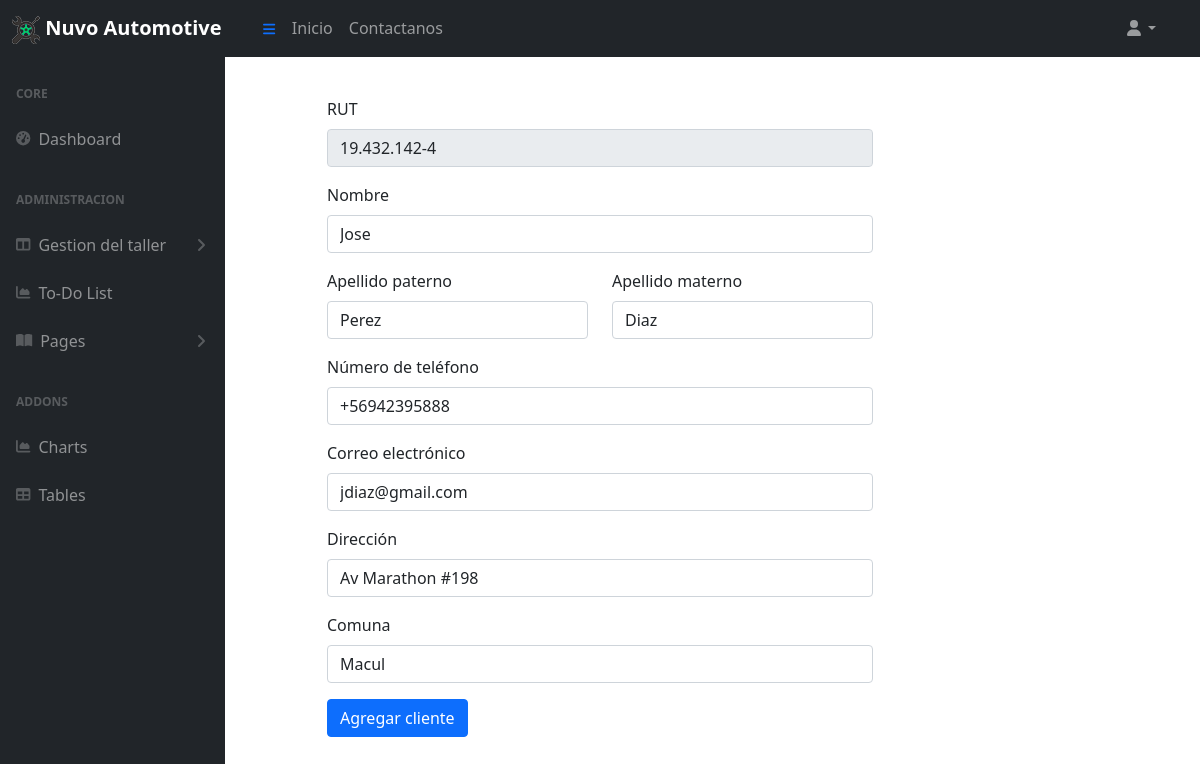
/admin/EditClient?rut=19.432.142-4 (signed in), run on the app's committed database.
### tables this page shows
CREATE TABLE `client` (
  `RUT` varchar(255) NOT NULL,
  `FIRSTNAME` varchar(255) DEFAULT NULL,
  `LASTNAME` varchar(255) DEFAULT NULL,
  `SECOND_LASTNAME` varchar(255) DEFAULT NULL,
  `PHONE` varchar(255) DEFAULT NULL,
  `EMAIL` varchar(255) DEFAULT NULL,
  `ADDRESS` varchar(255) NOT NULL,
  `COMMUNE` varchar(255) NOT NULL,
  `CREATED_AT` timestamp NOT NULL DEFAULT CURRENT_TIMESTAMP,
  `UPDATED_AT` timestamp NOT NULL DEFAULT CURRENT_TIMESTAMP,
  PRIMARY KEY (`RUT`)
);

### config/database.php (called while the page is built)
<?php
class Database {
  public static function connect() {
    $db = new mysqli('localhost', 'root', '', 'nuvo-automotive');
    $db->query("SET NAMES 'utf8'");
    return $db;
  }
}

### models/client.php (called while the page is built, shortened)
<?php
class Client {
  private $db;
  public function __construct() {
    $this->db = Database::connect();
  }
  public function getByRut($rut){
    $query = "SELECT * FROM CLIENT WHERE RUT = '$rut'";
    $client = $this->db->query ($query);
    return $client->fetch_object();
  }
}
?>

### views/admin/client/EditClient.php (the view)
<?php if (isset($_POST)): var_dump($_POST); endif; ?>
<div class="container py-3">
  <div class="row justify-content-center">
    <div class="col-6">
      <form action="<?= APP_URL . 'admin/UpdateClient' ?>" method="post">
        <div class="mb-3">
          <label class="form-label">RUT</label>
          <input type="text" name="rut" value="<?= $client->RUT ?>" class="form-control" readonly>
        </div>
        <div class="mb-3">
          <label class="form-label">Nombre</label>
          <input type="text" name="firstname" value="<?= $client->FIRSTNAME ?>" class="form-control">
        </div>
        <div class="row">
          <div class="col-6">
            <div class="mb-3">
              <label class="form-label">Apellido paterno</label>
              <input type="text" name="lastname" value="<?= $client->LASTNAME ?>" class="form-control">
            </div>
          </div>
          <div class="col-6">
            <div class="mb-3">
              <label class="form-label">Apellido materno</label>
              <input type="text" name="second_lastname" value="<?= $client->SECOND_LASTNAME ?>" class="form-control">
            </div>
          </div>
        </div>
        <div class="mb-3">
          <label class="form-label">Número de teléfono</label>
          <input type="text" name="phone" value="<?= $client->PHONE ?>" class="form-control">
        </div>
        <div class="mb-3">
          <label class="form-label">Correo electrónico</label>
          <input type="text" name="email" value="<?= $client->EMAIL ?>" class="form-control">
        </div>
        <div class="mb-3">
          <label class="form-label">Dirección</label>
          <input type="text" name="address" value="<?= $client->ADDRESS ?>" class="form-control">
        </div>
        <div class="mb-3">
          <label class="form-label">Comuna</label>
          <input type="text" name="commune" value="<?= $client->COMMUNE ?>" class="form-control">
        </div>
        <button type="submit" class="btn btn-primary">Agregar cliente</button>
      </form>
    </div>
  </div>
</div>

### data on the page
client: rut "19.432.142-4", firstname "Jose", lastname "Perez", second_lastname "Diaz", phone "+56942395888", email "jdiaz@gmail.com", address "Av Marathon #198", commune "Macul"
